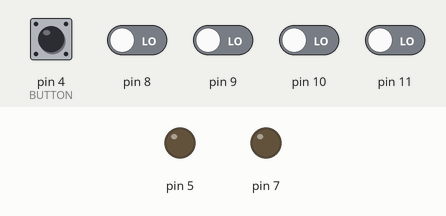
Simulated run of this sketch. Board: Arduino Uno, built with avr-gcc and run on an emulated ATmega328P. Parts: output pins drawn as LEDs (lit = HIGH). The inputs (shaded band) are chosen by the test bench; at power-on: pin 4 (BUTTON), pin 8–11 LOW. What the sketch prints to the serial monitor is not drawn.

Above: at 1.2 s.
1.3 s: pin 4 (BUTTON) pulled HIGH for 0.15 s
At 1.8 s:
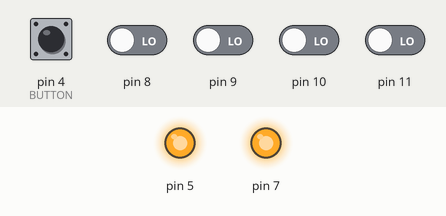
Timing chart, 0 to 4.3 s (numbered marks = the images above; inputs shaded):
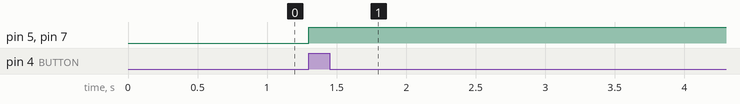

The sketch:

slave.ino
```cpp
/****************************************
 * example slave
 *
 * Charles Paulet
 * Théophile Champion
 *
 * This is a slave example.
 * User need to press button to defuse
 * module (by calling defuseModule()
 * from ktne_core).
****************************************/

#include <ktne_core.h>

#define BUTTON (4)

void loop()
{
  if (digitalRead(BUTTON) == HIGH)
    defuseModule();
}

void setup()
{
  setupCore();
  pinMode(BUTTON, INPUT);
}
```

Measured:
- after the input at 1.3 s, pin 5, pin 7: LOW → HIGH at once
